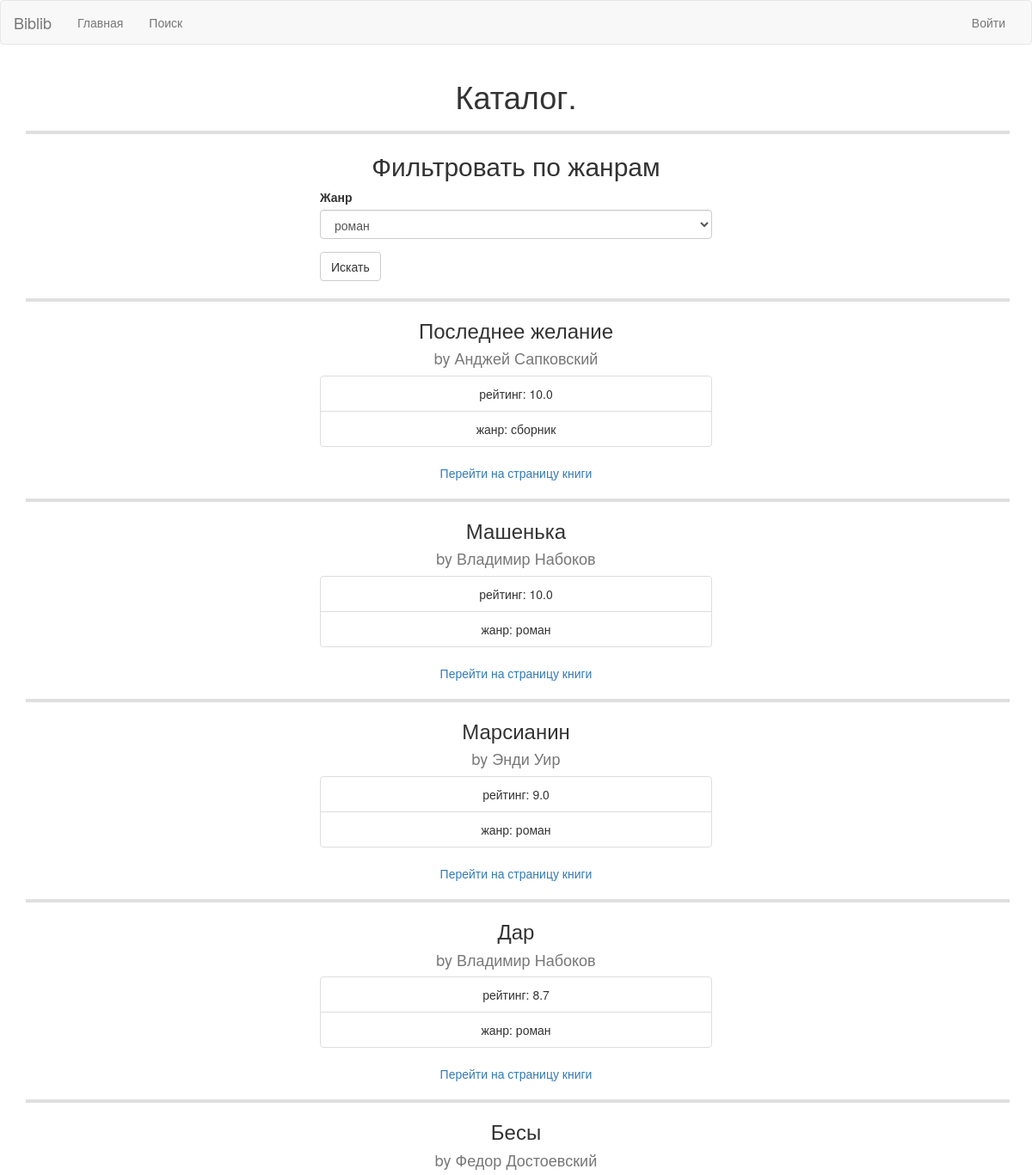
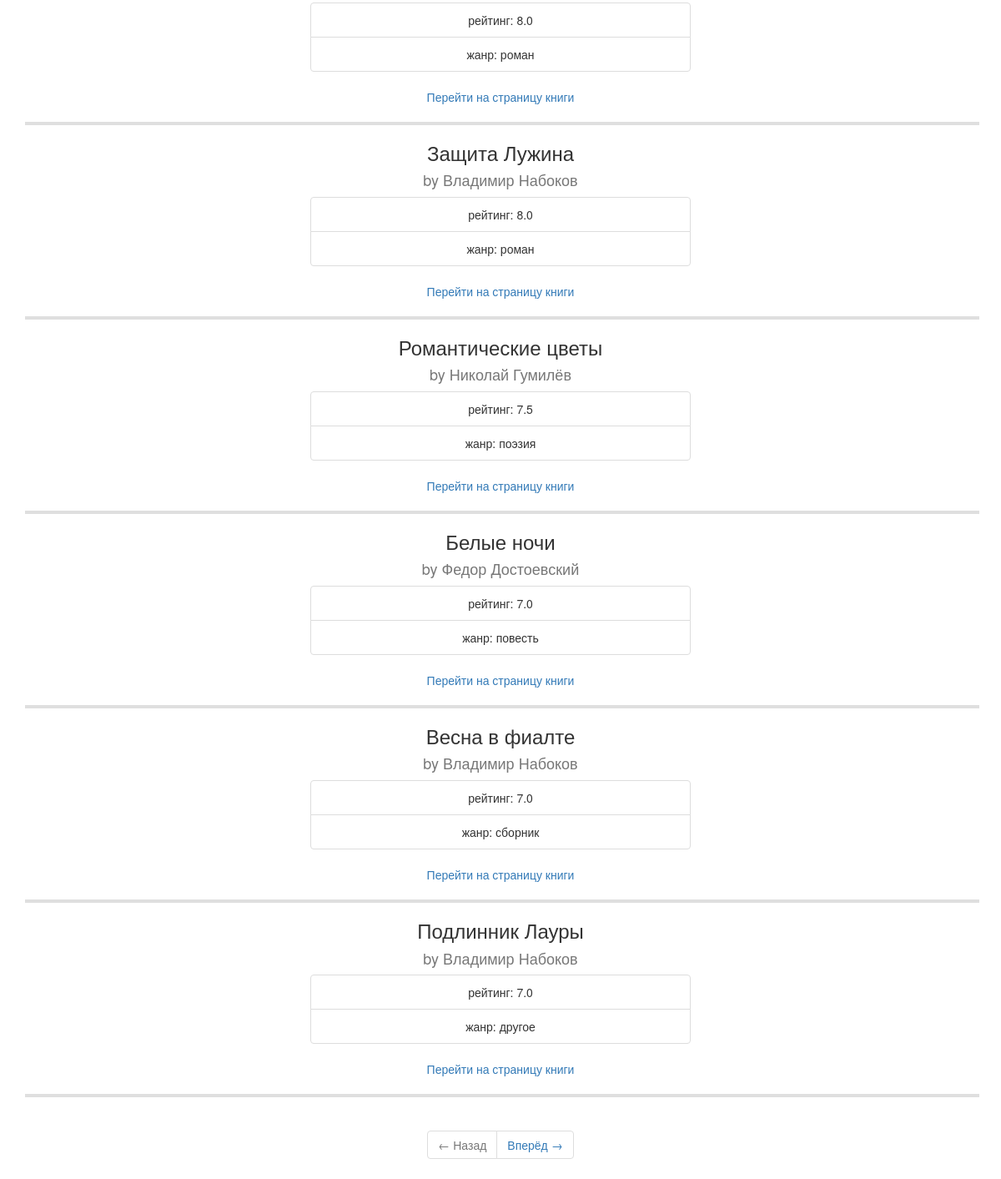
The app's page /index/ with its own data (2 pictures, top to bottom).
### app/models.py (models this page shows)
class Book(db.Model):
    id = db.Column(db.Integer, primary_key=True)
    writer_id = db.Column(db.Integer, db.ForeignKey(
        'writer.id'), nullable=False)
    title = db.Column(db.String(), index=True, nullable=False)
    genre = db.Column(db.String(), index=True, nullable=False)
    rating = db.Column(db.Float, default=0.0)
    number_of_votes = db.Column(db.Integer, default=0)
    comments = db.relationship('Comment', backref='book', lazy='dynamic')
    ub = db.relationship('User_Book', backref='book', lazy='dynamic')

class Writer(db.Model):
    id = db.Column(db.Integer, primary_key=True)
    name = db.Column(db.String(), index=True, unique=True, nullable=False)
    additional_info = db.Column(db.Text(1024))
    books = db.relationship('Book', backref='author', lazy='dynamic')

### app/routes.py (the view)
@app.route('/', methods=['GET', 'POST'])
@app.route('/index', methods=['GET', 'POST'])
@app.route('/index/', methods=['GET', 'POST'])
def index():
    form = GenreForm()
    if form.validate_on_submit():
        page = 1
    else:
        page = request.args.get('page', 1, type=int)
    if form.validate_on_submit() and form.genre.data != 'все':
        books = Book.query.filter_by(genre=form.genre.data).order_by(Book.rating.desc()).paginate(
            page, app.config['POSTS_PER_PAGE'], False)
    else:
        books = Book.query.order_by(Book.rating.desc()).paginate(
            page, app.config['POSTS_PER_PAGE'], False)
    next_url = url_for('index', page=books.next_num) \
        if books.has_next else None
    prev_url = url_for('index', page=books.prev_num) \
        if books.has_prev else None
    return render_template('index.html', title='Home', books=books.items, form=form, GENRES=GENRES,
                           next_url=next_url, prev_url=prev_url)

### app/forms.py
class GenreForm(FlaskForm):
    items = list(GENRES.items())
    items.append(('все', 'все'))
    genre = SelectField('Жанр', validators=[DataRequired()], choices=items)
    submit = SubmitField('Искать')

### app/routes.py (called while the page is built)
@app.before_request
def before_request():
    if current_user.is_authenticated:
        current_user.last_seen = datetime.utcnow()
        db.session.commit()

### app/templates/index.html
{% extends "base.html" %}
{% import 'bootstrap/wtf.html' as wtf %}
{% block app_content %}
<h1 align="center">Каталог.</h1>
<hr style="border: 2px solid rgb(223, 223, 223);" width="100%">
<h2 align="center">Фильтровать по жанрам</h2>
<div style="margin:auto; width: 40%;">
    {{ wtf.quick_form(form, method="post") }}
</div>
<hr style="border: 2px solid rgb(223, 223, 223);" width="100%">
{% for cur_book in books %}
{% include 'one_book.html' %}
{% endfor %}
{% include 'pag.html' %}
{% endblock %}

### app/templates/one_book.html
<div align="center">
    <div class="card border-primary mb-3" style="width: 40%;">
        <div class="card-body text-secondary">
            <h3 class="card-title">{{cur_book.title}}</h3>
            <h4 class="card-subtitle mb-2 text-muted">by {{cur_book.author.name}}</h4>
        </div>
        <ul class="list-group list-group-flush">
            <li class="list-group-item">рейтинг: {{"%.1f" % cur_book.rating}} </li>
            <li class="list-group-item">жанр: {{GENRES[cur_book.genre]}}</li>
        </ul>
        <div class="card-body text-secondary">
            <a href="{{url_for('book', book_id=cur_book.id)}}" class="card-link">Перейти на страницу книги</a>
        </div>
    </div>
</div>
<hr style="border: 2px solid rgb(223, 223, 223);" width="100%">

### records on screen
Book: title "Последнее желание", author.name "Анджей Сапковский", rating "10.0", genre "сборник"
Book: title "Машенька", author.name "Владимир Набоков", rating "10.0", genre "роман"
Book: title "Марсианин", author.name "Энди Уир", rating "9.0", genre "роман"
Book: title "Дар", author.name "Владимир Набоков", rating "8.7", genre "роман"
Book: title "Бесы", author.name "Федор Достоевский", rating "8.0", genre "роман"
Book: title "Защита Лужина", author.name "Владимир Набоков", rating "8.0", genre "роман"
Book: title "Романтические цветы", author.name "Николай Гумилёв", rating "7.5", genre "поэзия"
Book: title "Белые ночи", author.name "Федор Достоевский", rating "7.0", genre "повесть"
Book: title "Весна в фиалте", author.name "Владимир Набоков", rating "7.0", genre "сборник"
Book: title "Подлинник Лауры", author.name "Владимир Набоков", rating "7.0", genre "другое"
